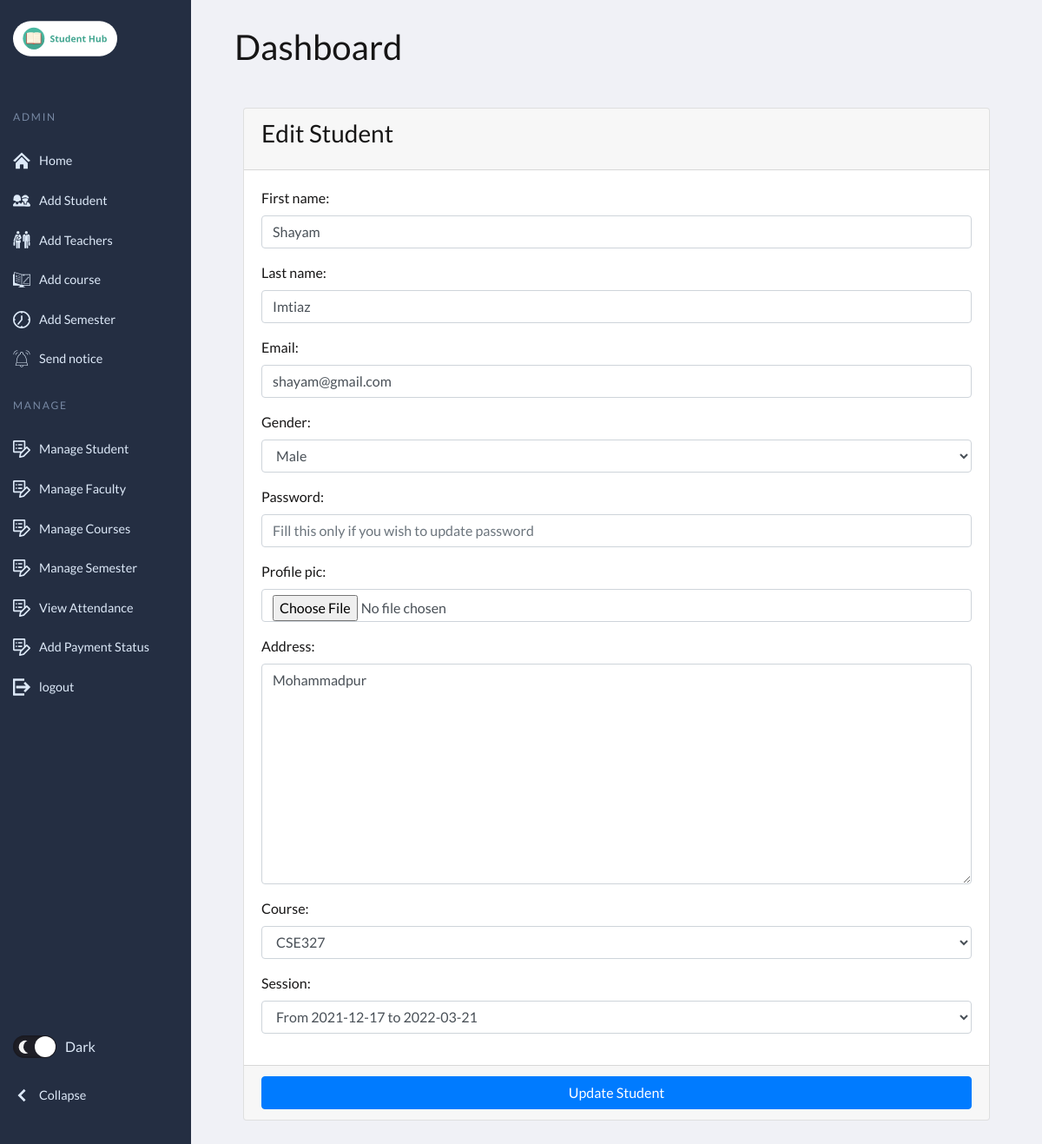
The page /home/edit_student/4 on the database as committed earlier.
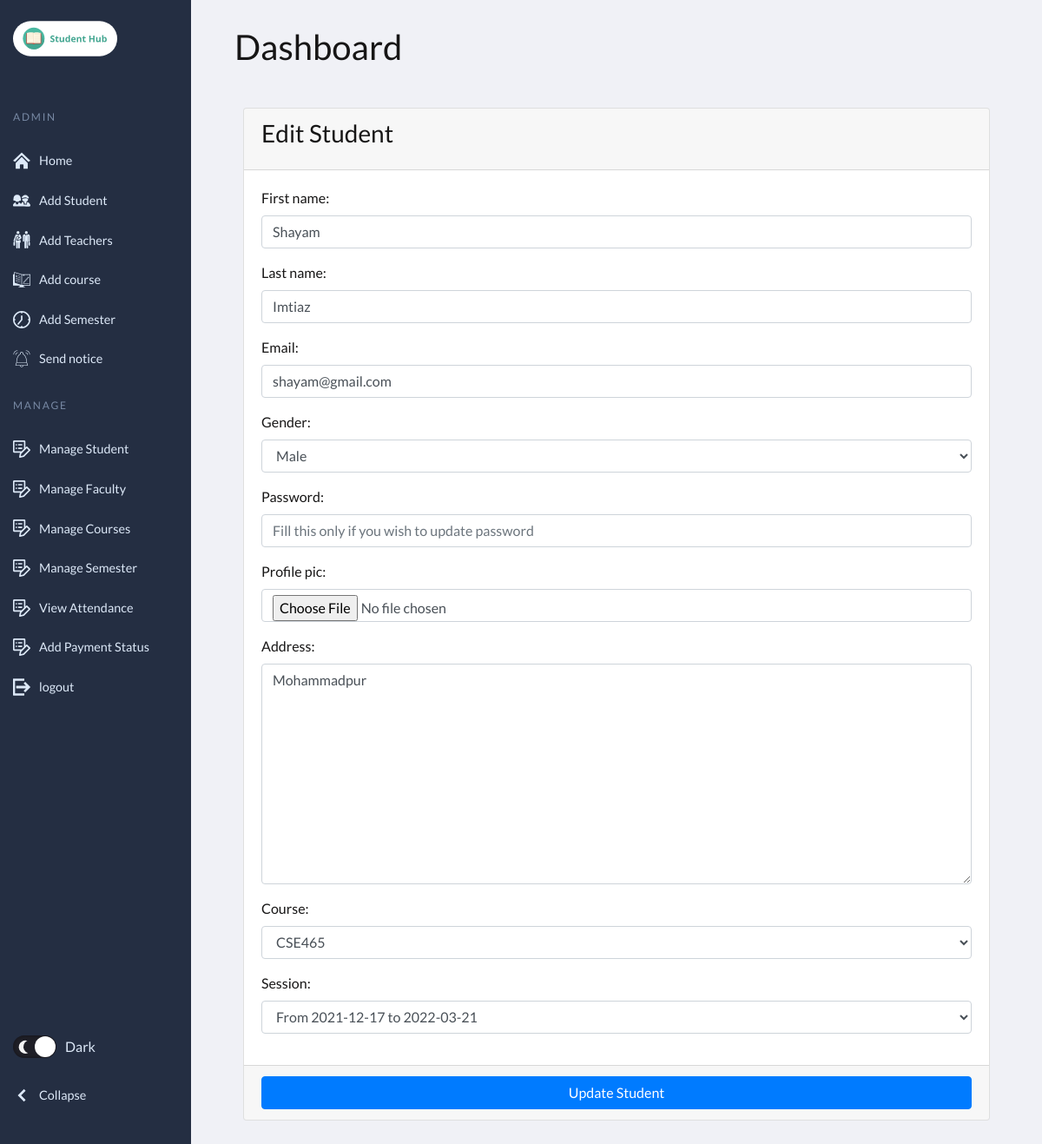
The same page on the database as committed later.
### student_management_app/models.py (models this page shows, shortened)
class Student(models.Model):
    admin = models.OneToOneField(CustomUser, on_delete=models.CASCADE)
    course = models.ForeignKey(Course, on_delete=models.DO_NOTHING, null=True, blank=False)
    session = models.ForeignKey(Semester, on_delete=models.DO_NOTHING, null=True)

### student_management_app/adminviews.py (the view)
# urls.py: path('edit_student/<int:student_id>',adminviews.edit_student,name='edit_student'),
def edit_student(request, student_id):
    student = get_object_or_404(Student, id=student_id)
    form = StudentForm(request.POST or None, instance=student)
    context = {
        'form': form,
        'student_id': student_id,
        'page_title': 'Edit Student'
    }
    if request.method == 'POST':
        if form.is_valid():
            first_name = form.cleaned_data.get('first_name')
            last_name = form.cleaned_data.get('last_name')
            address = form.cleaned_data.get('address')
            username = form.cleaned_data.get('username')
            email = form.cleaned_data.get('email')
            gender = form.cleaned_data.get('gender')
            password = form.cleaned_data.get('password') or None
            course = form.cleaned_data.get('course')
            session = form.cleaned_data.get('session')
            passport = request.FILES.get('profile_pic') or None
            try:
                user = CustomUser.objects.get(id=student.admin.id)
                user.save()
                student.save()
                messages.success(request, "Successfully Updated")
                return redirect(reverse('student_app:edit_student', args=[student_id]))
            except Exception as e:
                messages.error(request, "Could Not Update " + str(e))
        else:
            messages.error(request, "Please Fill Form Properly!")
    else:
        return render(request, "edit_student.html", context)

### student_management_app/forms.py
class StudentForm(CustomUserForm):
    def __init__(self, *args, **kwargs):
        super(StudentForm, self).__init__(*args, **kwargs)
    class Meta(CustomUserForm.Meta):
        model = Student
        fields = CustomUserForm.Meta.fields + \
            ['course', 'session']

### student_management_app/models.py (called while the page is built)
    def __str__(self):
        return "From " + str(self.start_year) + " to " + str(self.end_year)

    def __str__(self):
        return self.name

### student_management_app/templates/edit_student.html (shortened to what this page needs)
{% extends 'base2.html' %}
{% load static %}
{% block body_block %}
<section class="content">
    <div class="container-fluid">
        <div class="row">
            <div class="col-md-12">
            </div></div></div></section>
<section class="content">
    <div class="container-fluid">
        <div class="row">
            <div class="col-md-12">
                <div class="card card-primary">
                    <div class="card-header">
                        <h3 class="card-title">{{page_title}}</h3>
                    </div>
                    {% include "form_template.html" with messages=messages  form=form button_text="Update Student"%}
                </div>
            </div>
        </div>
    </div>
</section>
{% endblock  %}

### student_management_app/templates/form_template.html (shortened to what this page needs)
<form role="form" method="POST" enctype="multipart/form-data">
  <div class="card-body">
      {% for field in form  %}
      <div class="form-group">
          {{field.label_tag}}
          {{field}}
      </div>
      {% endfor %}
  </div>
  <div class="card-footer">
      <button type="submit" class="btn btn-primary btn-block">
          {% if button_text %}
          {{button_text}}
          {% else %}
          Submit
          {% endif %}
      </button>
  </div>
</form>

Rows that differ between the two databases and show on the page:
changed Student: course "CSE327" → "CSE465"
